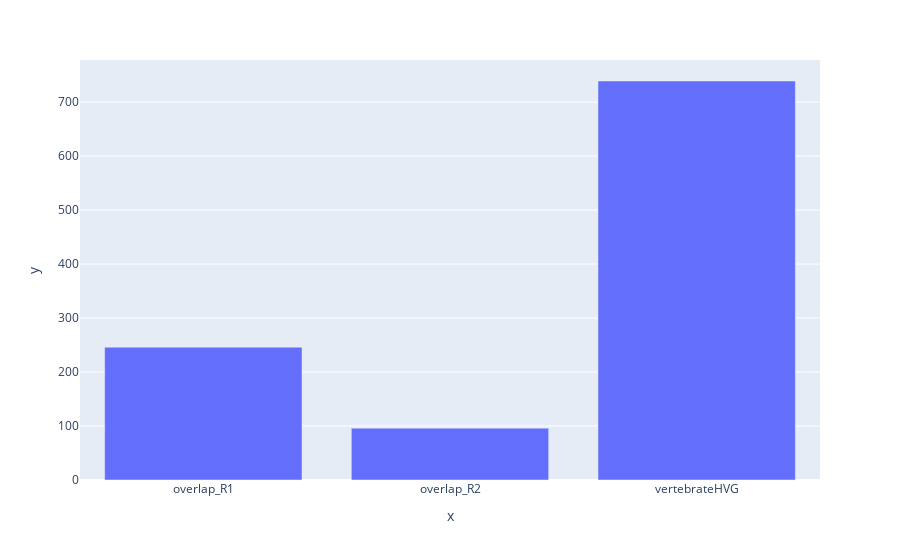

Notebook cell for this chart:
### Code cell
import plotly.express as px
from plotly.subplots import make_subplots
x=['overlap_R1','overlap_R2','vertebrateHVG']
y=[246,96,739]
fig=px.bar(x=x,y=y)
fig.show()
fig.write_image('H:/002.singcell/01.liver/10.mutileSpecies/05.SAMap/017. HVGs/R1+R2.pdf')

### Figure 1 — Plotly figure (JSON) as saved in the notebook; plotly's stock layout.template omitted (floating-point values rounded to 4 significant figures)
{"data": [{"alignmentgroup": "True", "hovertemplate": "x=%{x}<br>y=%{y}<extra></extra>", "legendgroup": "", "marker": {"color": "#636efa", "pattern": {"shape": ""}}, "name": "", "offsetgroup": "", "orientation": "v", "showlegend": false, "textposition": "auto", "type": "bar", "x": ["overlap_R1", "overlap_R2", "vertebrateHVG"], "xaxis": "x", "y": [246, 96, 739], "yaxis": "y"}], "layout": {"barmode": "relative", "legend": {"tracegroupgap": 0}, "margin": {"t": 60}, "xaxis": {"anchor": "y", "domain": [0, 1], "title": {"text": "x"}}, "yaxis": {"anchor": "x", "domain": [0, 1], "title": {"text": "y"}}}}
